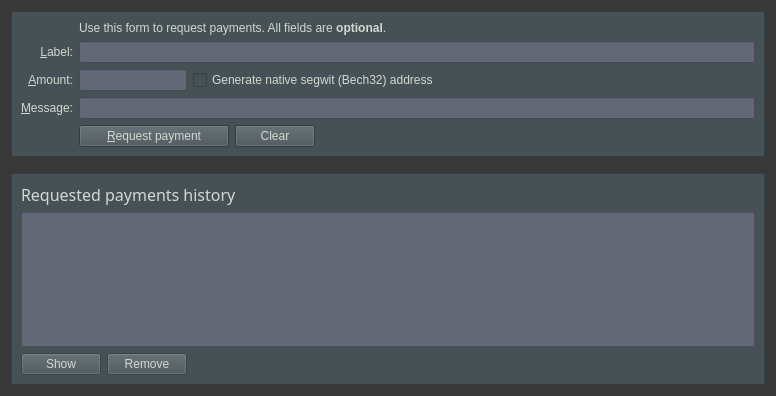
<?xml version="1.0" encoding="UTF-8"?>
<ui version="4.0">
 <class>ReceiveCoinsDialog</class>
 <widget class="QWidget" name="ReceiveCoinsDialog">
  <property name="geometry">
   <rect>
    <x>0</x>
    <y>0</y>
    <width>776</width>
    <height>396</height>
   </rect>
  </property>
  <property name="styleSheet">
   <string notr="true">background-color:rgb(56, 56, 56);;
color:rgb(211, 215, 207);
font: 75 12pt &quot;Uroob&quot;;</string>
  </property>
  <layout class="QVBoxLayout" name="verticalLayout" stretch="0,0,1">
   <item>
    <widget class="QFrame" name="frame2">
     <property name="sizePolicy">
      <sizepolicy hsizetype="Preferred" vsizetype="Expanding">
       <horstretch>0</horstretch>
       <verstretch>0</verstretch>
      </sizepolicy>
     </property>
     <property name="styleSheet">
      <string notr="true">background-color:rgb(70, 81, 86);
color:rgb(211, 215, 207);
font: 75 12pt &quot;Uroob&quot;;</string>
     </property>
     <property name="frameShape">
      <enum>QFrame::StyledPanel</enum>
     </property>
     <property name="frameShadow">
      <enum>QFrame::Sunken</enum>
     </property>
     <layout class="QVBoxLayout" name="verticalLayout_3">
      <item>
       <layout class="QGridLayout" name="gridLayout">
        <item row="5" column="0">
         <widget class="QLabel" name="label">
          <property name="toolTip">
           <string>An optional amount to request. Leave this empty or zero to not request a specific amount.</string>
          </property>
          <property name="text">
           <string>&amp;Amount:</string>
          </property>
          <property name="alignment">
           <set>Qt::AlignRight|Qt::AlignTrailing|Qt::AlignVCenter</set>
          </property>
          <property name="buddy">
           <cstring>reqAmount</cstring>
          </property>
         </widget>
        </item>
        <item row="6" column="0">
         <widget class="QLabel" name="label_3">
          <property name="toolTip">
           <string>An optional message to attach to the payment request, which will be displayed when the request is opened. Note: The message will not be sent with the payment over the Veles network.</string>
          </property>
          <property name="text">
           <string>&amp;Message:</string>
          </property>
          <property name="alignment">
           <set>Qt::AlignRight|Qt::AlignTrailing|Qt::AlignVCenter</set>
          </property>
          <property name="buddy">
           <cstring>reqMessage</cstring>
          </property>
         </widget>
        </item>
        <item row="4" column="2">
         <widget class="QLineEdit" name="reqLabel">
          <property name="toolTip">
           <string>An optional label to associate with the new receiving address.</string>
          </property>
          <property name="styleSheet">
           <string notr="true">background-color:rgb(98, 104, 118);
color:rgb(211, 215, 207);
font: 75 12pt &quot;Uroob&quot;;</string>
          </property>
         </widget>
        </item>
        <item row="2" column="2">
         <widget class="QLabel" name="label_5">
          <property name="text">
           <string>Use this form to request payments. All fields are &lt;b&gt;optional&lt;/b&gt;.</string>
          </property>
         </widget>
        </item>
        <item row="4" column="0">
         <widget class="QLabel" name="label_2">
          <property name="toolTip">
           <string>An optional label to associate with the new receiving address.</string>
          </property>
          <property name="text">
           <string>&amp;Label:</string>
          </property>
          <property name="alignment">
           <set>Qt::AlignRight|Qt::AlignTrailing|Qt::AlignVCenter</set>
          </property>
          <property name="buddy">
           <cstring>reqLabel</cstring>
          </property>
         </widget>
        </item>
        <item row="6" column="2">
         <widget class="QLineEdit" name="reqMessage">
          <property name="toolTip">
           <string>An optional message to attach to the payment request, which will be displayed when the request is opened. Note: The message will not be sent with the payment over the Veles network.</string>
          </property>
          <property name="styleSheet">
           <string notr="true">background-color:rgb(98, 104, 118);
color:rgb(211, 215, 207);
font: 75 12pt &quot;Uroob&quot;;</string>
          </property>
         </widget>
        </item>
        <item row="7" column="2">
         <layout class="QHBoxLayout" name="horizontalLayout">
          <item>
           <widget class="QPushButton" name="receiveButton">
            <property name="minimumSize">
             <size>
              <width>150</width>
              <height>0</height>
             </size>
            </property>
            <property name="text">
             <string>&amp;Request payment</string>
            </property>
            <property name="icon">
             <iconset resource="../bitcoin.qrc">
              <normaloff>:/icons/receiving_addresses</normaloff>:/icons/receiving_addresses</iconset>
            </property>
           </widget>
          </item>
          <item>
           <widget class="QPushButton" name="clearButton">
            <property name="sizePolicy">
             <sizepolicy hsizetype="Minimum" vsizetype="Fixed">
              <horstretch>0</horstretch>
              <verstretch>0</verstretch>
             </sizepolicy>
            </property>
            <property name="toolTip">
             <string>Clear all fields of the form.</string>
            </property>
            <property name="text">
             <string>Clear</string>
            </property>
            <property name="icon">
             <iconset resource="../bitcoin.qrc">
              <normaloff>:/icons/remove</normaloff>:/icons/remove</iconset>
            </property>
            <property name="autoDefault">
             <bool>false</bool>
            </property>
           </widget>
          </item>
          <item>
           <spacer name="horizontalSpacer">
            <property name="orientation">
             <enum>Qt::Horizontal</enum>
            </property>
            <property name="sizeHint" stdset="0">
             <size>
              <width>40</width>
              <height>20</height>
             </size>
            </property>
           </spacer>
          </item>
         </layout>
        </item>
        <item row="7" column="0">
         <widget class="QLabel" name="label_7">
          <property name="text">
           <string/>
          </property>
         </widget>
        </item>
        <item row="5" column="2">
         <layout class="QHBoxLayout" name="horizontalLayout_6">
          <item>
           <widget class="BitcoinAmountField" name="reqAmount">
            <property name="sizePolicy">
             <sizepolicy hsizetype="Fixed" vsizetype="Fixed">
              <horstretch>0</horstretch>
              <verstretch>0</verstretch>
             </sizepolicy>
            </property>
            <property name="minimumSize">
             <size>
              <width>80</width>
              <height>0</height>
             </size>
            </property>
            <property name="maximumSize">
             <size>
              <width>1000</width>
              <height>100</height>
             </size>
            </property>
            <property name="toolTip">
             <string>An optional amount to request. Leave this empty or zero to not request a specific amount.</string>
            </property>
            <property name="styleSheet">
             <string notr="true">background-color:rgb(98, 104, 118);
color:rgb(211, 215, 207);
font: 75 12pt &quot;Uroob&quot;;</string>
            </property>
           </widget>
          </item>
          <item>
           <widget class="QCheckBox" name="useBech32">
            <property name="sizePolicy">
             <sizepolicy hsizetype="Fixed" vsizetype="Fixed">
              <horstretch>0</horstretch>
              <verstretch>0</verstretch>
             </sizepolicy>
            </property>
            <property name="maximumSize">
             <size>
              <width>1000</width>
              <height>16777215</height>
             </size>
            </property>
            <property name="focusPolicy">
             <enum>Qt::StrongFocus</enum>
            </property>
            <property name="toolTip">
             <string>Native segwit addresses (aka Bech32 or BIP-173) reduce your transaction fees later on and offer better protection against typos, but old wallets don't support them. When unchecked, an address compatible with older wallets will be created instead.</string>
            </property>
            <property name="text">
             <string>Generate native segwit (Bech32) address</string>
            </property>
           </widget>
          </item>
          <item>
           <spacer name="horizontalSpacer_3">
            <property name="orientation">
             <enum>Qt::Horizontal</enum>
            </property>
            <property name="sizeHint" stdset="0">
             <size>
              <width>0</width>
              <height>0</height>
             </size>
            </property>
           </spacer>
          </item>
         </layout>
        </item>
       </layout>
      </item>
     </layout>
    </widget>
   </item>
   <item>
    <spacer name="verticalSpacer_2">
     <property name="orientation">
      <enum>Qt::Vertical</enum>
     </property>
     <property name="sizeHint" stdset="0">
      <size>
       <width>20</width>
       <height>10</height>
      </size>
     </property>
    </spacer>
   </item>
   <item>
    <widget class="QFrame" name="frame">
     <property name="sizePolicy">
      <sizepolicy hsizetype="Preferred" vsizetype="Expanding">
       <horstretch>0</horstretch>
       <verstretch>0</verstretch>
      </sizepolicy>
     </property>
     <property name="styleSheet">
      <string notr="true">background-color:rgb(70, 81, 86);
color:rgb(211, 215, 207);
font: 75 12pt &quot;Uroob&quot;;</string>
     </property>
     <property name="frameShape">
      <enum>QFrame::StyledPanel</enum>
     </property>
     <property name="frameShadow">
      <enum>QFrame::Raised</enum>
     </property>
     <layout class="QVBoxLayout" name="verticalLayout_2">
      <item>
       <widget class="QLabel" name="label_6">
        <property name="font">
         <font>
          <family>Uroob</family>
          <pointsize>12</pointsize>
          <weight>9</weight>
          <italic>false</italic>
          <bold>false</bold>
         </font>
        </property>
        <property name="text">
         <string>Requested payments history</string>
        </property>
       </widget>
      </item>
      <item>
       <widget class="QTableView" name="recentRequestsView">
        <property name="contextMenuPolicy">
         <enum>Qt::CustomContextMenu</enum>
        </property>
        <property name="styleSheet">
         <string notr="true">background-color:rgb(98, 104, 118);
color:rgb(211, 215, 207);
font: 75 12pt &quot;Uroob&quot;;</string>
        </property>
        <property name="tabKeyNavigation">
         <bool>false</bool>
        </property>
        <property name="sortingEnabled">
         <bool>true</bool>
        </property>
       </widget>
      </item>
      <item>
       <layout class="QHBoxLayout" name="horizontalLayout_2">
        <item>
         <widget class="QPushButton" name="showRequestButton">
          <property name="enabled">
           <bool>false</bool>
          </property>
          <property name="toolTip">
           <string>Show the selected request (does the same as double clicking an entry)</string>
          </property>
          <property name="text">
           <string>Show</string>
          </property>
          <property name="icon">
           <iconset resource="../bitcoin.qrc">
            <normaloff>:/icons/edit</normaloff>:/icons/edit</iconset>
          </property>
          <property name="autoDefault">
           <bool>false</bool>
          </property>
         </widget>
        </item>
        <item>
         <widget class="QPushButton" name="removeRequestButton">
          <property name="enabled">
           <bool>false</bool>
          </property>
          <property name="toolTip">
           <string>Remove the selected entries from the list</string>
          </property>
          <property name="text">
           <string>Remove</string>
          </property>
          <property name="icon">
           <iconset resource="../bitcoin.qrc">
            <normaloff>:/icons/remove</normaloff>:/icons/remove</iconset>
          </property>
          <property name="autoDefault">
           <bool>false</bool>
          </property>
         </widget>
        </item>
        <item>
         <spacer name="horizontalSpacer_2">
          <property name="orientation">
           <enum>Qt::Horizontal</enum>
          </property>
          <property name="sizeHint" stdset="0">
           <size>
            <width>40</width>
            <height>20</height>
           </size>
          </property>
         </spacer>
        </item>
       </layout>
      </item>
     </layout>
    </widget>
   </item>
  </layout>
 </widget>
 <customwidgets>
  <customwidget>
   <class>BitcoinAmountField</class>
   <extends>QLineEdit</extends>
   <header>qt/bitcoinamountfield.h</header>
   <container>1</container>
  </customwidget>
 </customwidgets>
 <tabstops>
  <tabstop>reqLabel</tabstop>
  <tabstop>reqAmount</tabstop>
  <tabstop>useBech32</tabstop>
  <tabstop>reqMessage</tabstop>
  <tabstop>receiveButton</tabstop>
  <tabstop>clearButton</tabstop>
  <tabstop>recentRequestsView</tabstop>
  <tabstop>showRequestButton</tabstop>
  <tabstop>removeRequestButton</tabstop>
 </tabstops>
 <resources>
  <include location="../bitcoin.qrc"/>
 </resources>
 <connections/>
</ui>
